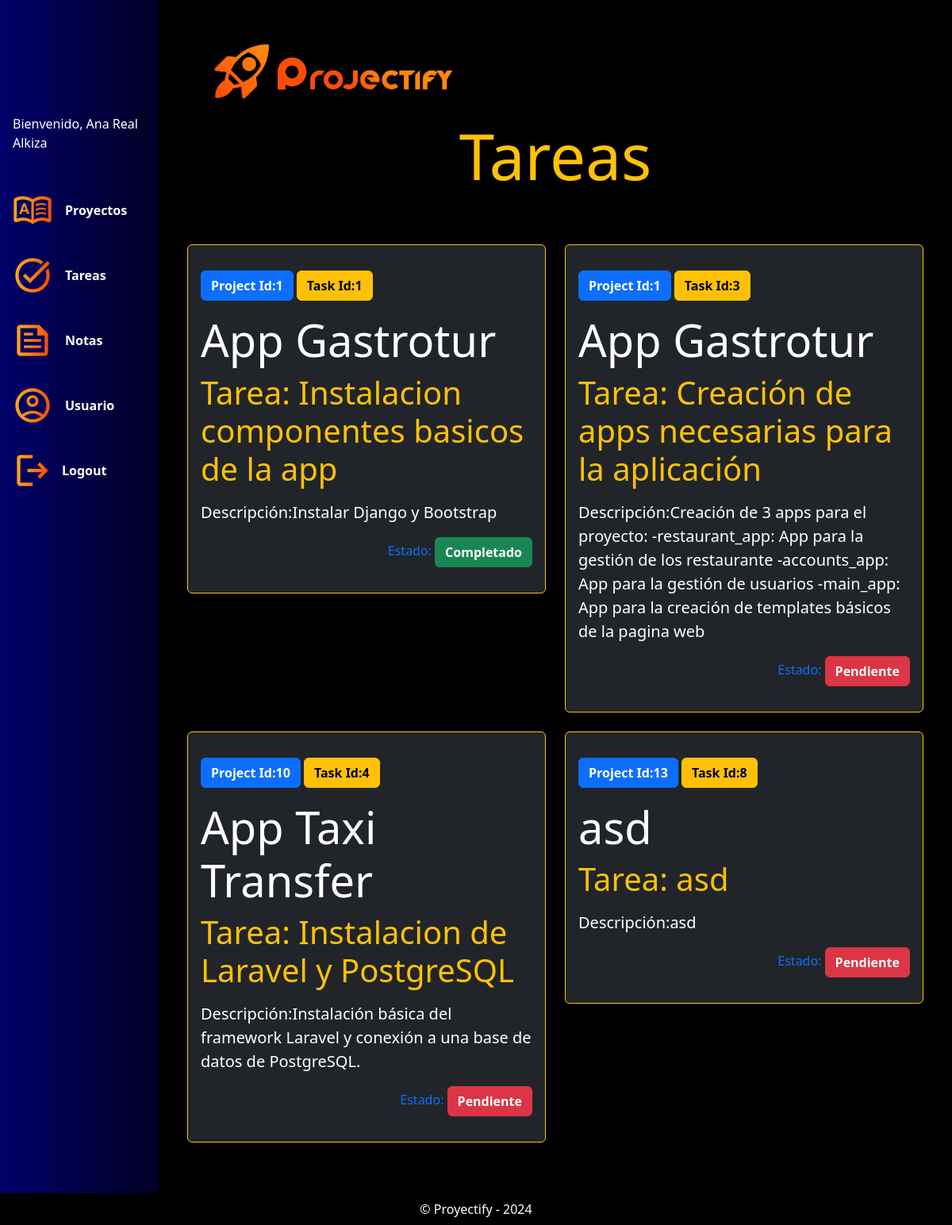
Page /tareas/ (signed in) on the committed database.
### projects_app/models.py (models this page shows, shortened)
class Task(models.Model):
    project = models.ForeignKey(Project, on_delete=models.CASCADE, related_name='task', verbose_name="Proyecto")
    task_name = models.CharField(max_length=200, verbose_name="Nombre de la tarea")
    task_description = models.CharField(max_length=500, verbose_name="Descripcion de la tarea")
    completed = models.BooleanField(default=False, verbose_name="Completado")
    assigned_to = models.ForeignKey(User, on_delete=models.CASCADE, related_name='asigned_task', verbose_name='Asignado a: ', null=True, blank=True)
    class Meta:
        verbose_name = "Tarea"
        verbose_name_plural = "Tareas"

class Project(models.Model):
    project_name = models.CharField(max_length=150, verbose_name="Nombre del proyecto")
    client_name = models.CharField(max_length=120, verbose_name="Nombre del cliente")
    description = models.TextField(verbose_name="Descripcion del proyecto")
    categories = models.ManyToManyField(Category, verbose_name="Categorias", blank=True)
    languages = models.ManyToManyField(CodeLang, verbose_name="Lenguajes", blank=True)
    created_at = models.DateField(auto_now_add=True, verbose_name="Creado el")
    updated_at = models.DateField(auto_now=True, verbose_name="Actualizado el")
    assigned_to = models.ForeignKey(User, on_delete=models.CASCADE, related_name='asigned_projects', verbose_name='Asignado a: ', null=True, blank=True)
    class Meta:
        verbose_name = "Proyecto"
        verbose_name_plural = "Proyectos"

### projects_app/views.py (the view)
# urls.py: path('tareas/', views.task_view, name='tareas'),
def task_view(request):
    if request.user.is_superuser:
        tasks = Task.objects.all()
    else:
        tasks = Task.objects.filter(assigned_to = request.user)
    return render(request, 'tareas.html', {'tasks':tasks})

### projects_app/templates/tareas.html (shortened to what this page needs)
{% extends "loged.html" %}
{% block loged_content %}
<div class="container pb-5">
    <P class="display-1 text-warning text-center pb-5">Tareas<P>
    <div class="row">
        {% for task in tasks %}
            <div class="col-6">
                <div class="card bg-dark border-warning mb-4">
                    <div class="card-body">
                        <button type="button" class="btn btn-primary text-white my-3"><strong>Project Id:{{task.project.id}}</strong></button>
                        <button type="button" class="btn btn-warning  text-black"><strong>Task Id:{{task.id}}</strong></button>
                        <P class="card-title display-4 text-white">{{ task.project.project_name }}</p>
                        <p class="display-6 text-warning"><strong>Tarea:</strong> {{ task.task_name}}</p>
                        <p class="card-text lead text-white">Descripción:{{ task.task_description }}</p>
                        <p class="text-primary text-end">Estado:
                            {% if task.completed == True %}
                                <button type="button" class="btn btn-success text-white"><strong>Completado</strong></button>
                            {% else %}
                                <button type="button" class="btn btn-danger text-white"><strong>Pendiente</strong></button>
                            {% endif %}
                        </p>
                    </div>
                </div>
            </div>
        {% endfor %}
    </div>
    {% load static %}
</div>
{% endblock loged_content %}

### accounts_app/templates/loged.html (shortened to what this page needs)
<!DOCTYPE html>
<html lang="en">
<head>
  {% load static %}
  <link rel="stylesheet" href="{% static "css/bootstrap.min.css" %}">
  <link rel="stylesheet" href="{% static "css/styles.css" %}">
</head>
<body>
  <div class="container-fluid">
    <div class="row">
      <nav class="col-md-2 d-none d-md-block bg-light sidebar">
        <div class="sidebar-sticky">
          <ul class="nav flex-column">
            <li class="nav-item d-flex align-items-center justify-content-left m-3">
            <p class="text-white">Bienvenido, {{user.first_name}} {{user.last_name}}</p>
            </li>
            <li class="nav-item d-flex align-items-center justify-content-left m-3">
              <a class="navbar-brand" href="#">
                <img src="{% static "images/icons/Project.png" %}" alt="Projectify Logo" style="fill: white;">
              </a>
              <a class="nav-link active text-white fw-bolder" aria-current="page" href={% url "proyectos" %}>Proyectos</a>
            </li>
            <li class="nav-item d-flex align-items-center justify-content-left m-3">
              <a class="navbar-brand" href="#">
                <img src="{% static "images/icons/Task.png" %}" alt="Projectify Logo" style="fill: white;">
              </a>
              <a class="nav-link text-white fw-bolder" href={% url "tareas" %}>Tareas</a>
            </li>
            <li class="nav-item d-flex align-items-center justify-content-left m-3">
              <a class="navbar-brand" href="#">
                <img src="{% static "images/icons/Notes.png" %}" alt="Projectify Logo" style="fill: white;">
              </a>
              <a class="nav-link text-white fw-bolder" href={% url "notas" %}>Notas</a>
            </li>
            <li class="nav-item d-flex align-items-center justify-content-left m-3">
              <a class="navbar-brand" href="#">
                <img src="{% static "images/icons/User.png" %}" alt="Projectify Logo" style="fill: white;">
              </a>
              <a class="nav-link text-white fw-bolder" href="#">Usuario</a>
            </li>
            <li class="nav-item d-flex align-items-center justify-content-left m-3">
              <a class="navbar-brand" href="#">
                <img src="{% static "images/icons/Logout.png" %}" alt="Projectify Logo" style="fill: white;">
              </a>
              <form action="{% url 'logout_user' %}" method="post">
                <button type="submit" class="btn btn-link text-white fw-bolder" style="text-decoration: none; background: none; border: none;">Logout</button>
              </form>
            </li>
          </ul>
        </div>
      </nav>
      <main role="main" class="col-md-9 ml-sm-auto col-lg-10 px-4 main-content bg-black">
        <div class="header">
          <a id="logo" class="navbar-brand" href="#">
            <img src={% static "images/ProjectifyLogo.png" %} alt="Projectify Logo">
          </a>
        </div>
        {% block loged_content %}{% endblock loged_content %}
      </main>
    </div>
  </div>
  <footer class="footer fixed-bottom">
    <div class="container-ls">
      <div class="bg-black p-2 text-white text-center">
      &copy; Proyectify - {% now "Y" %}
      </div>
    </div>
  </footer>
</body>
</html>

### core_app/static/css/styles.css (style rules this page uses)
.header #logo img { width: 350px; padding-left: 20px; margin: 10px; }

### accounts_app/templates/loged.html (style rules this page uses)
.sidebar { background: rgb(2,0,36); background: linear-gradient(270deg, rgba(2,0,36,1) 0%, rgba(0,0,106,1) 100%, rgba(0,212,255,1) 100%); position: fixed; top: 0; bottom: 0; left: 0; z-index: 100; padding: 8rem 0; box-shadow: 0 0 10px rgba(0, 0, 0, 0.1); }
.sidebar-sticky { position: relative; top: 0; height: 100%; padding-right: 0; overflow-x: hidden; overflow-y: auto; }
.main-content { margin-left: 16.66667%; height: 100%; color: #fff; padding: 2rem; }

### rows in the picture
Task: project.id "1", id "1", project.project_name "App Gastrotur", task_name "Instalacion componentes basicos de la app", task_description "Instalar Django y Bootstrap", completed "Completado"
Task: project.id "1", id "3", project.project_name "App Gastrotur", task_name "Creación de apps necesarias para la aplicación", task_description "Creación de 3 apps para el proyecto: -restaurant_app: App para la gestión de los restaurante -accounts_app: App para la gestión de usuarios -main_app: App para la creación de templates básicos de la pagina web", completed "Pendiente"
Task: project.id "10", id "4", project.project_name "App Taxi Transfer", task_name "Instalacion de Laravel y PostgreSQL", task_description "Instalación básica del framework Laravel y conexión a una base de datos de PostgreSQL.", completed "Pendiente"
Task: project.id "13", id "8", project.project_name "asd", task_name "asd", task_description "asd", completed "Pendiente"

### other values in the picture
{{ user.first_name }} "Ana"
{{ user.last_name }} "Real Alkiza"
